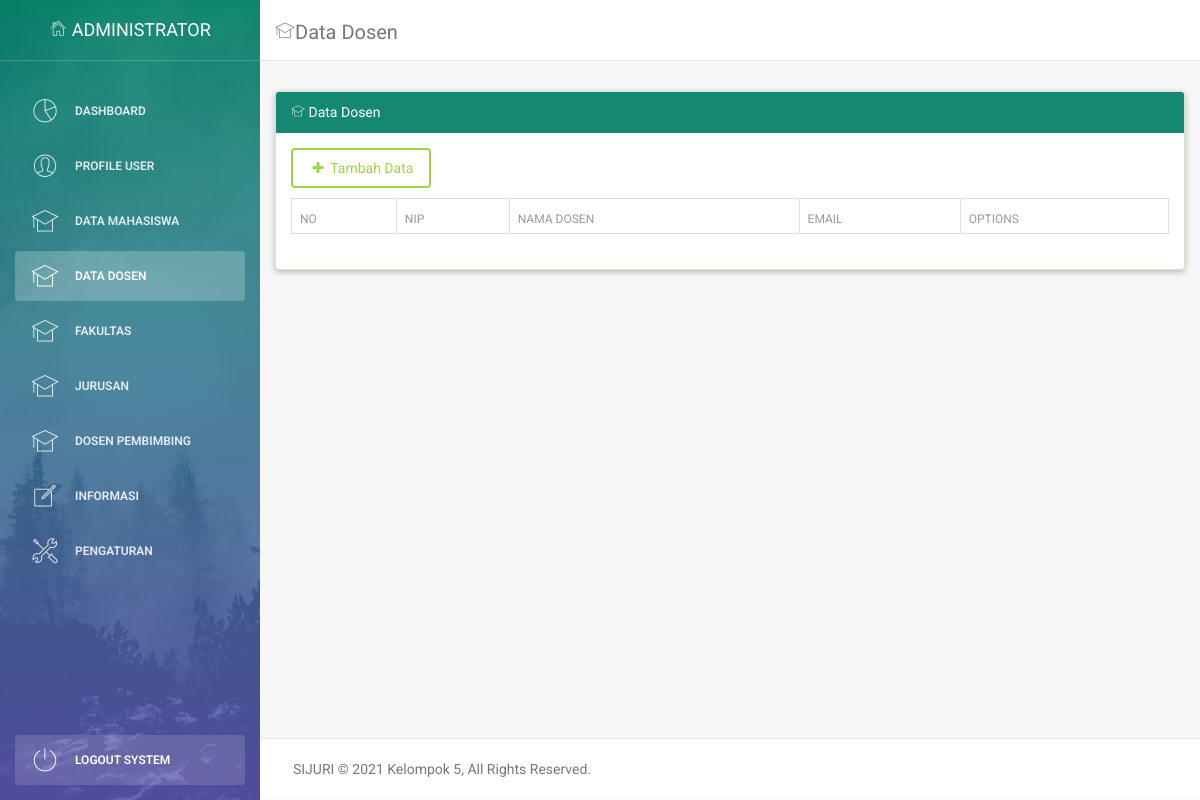
The app's page /auth/media.php?action=data-dosen&success (signed in), older data.
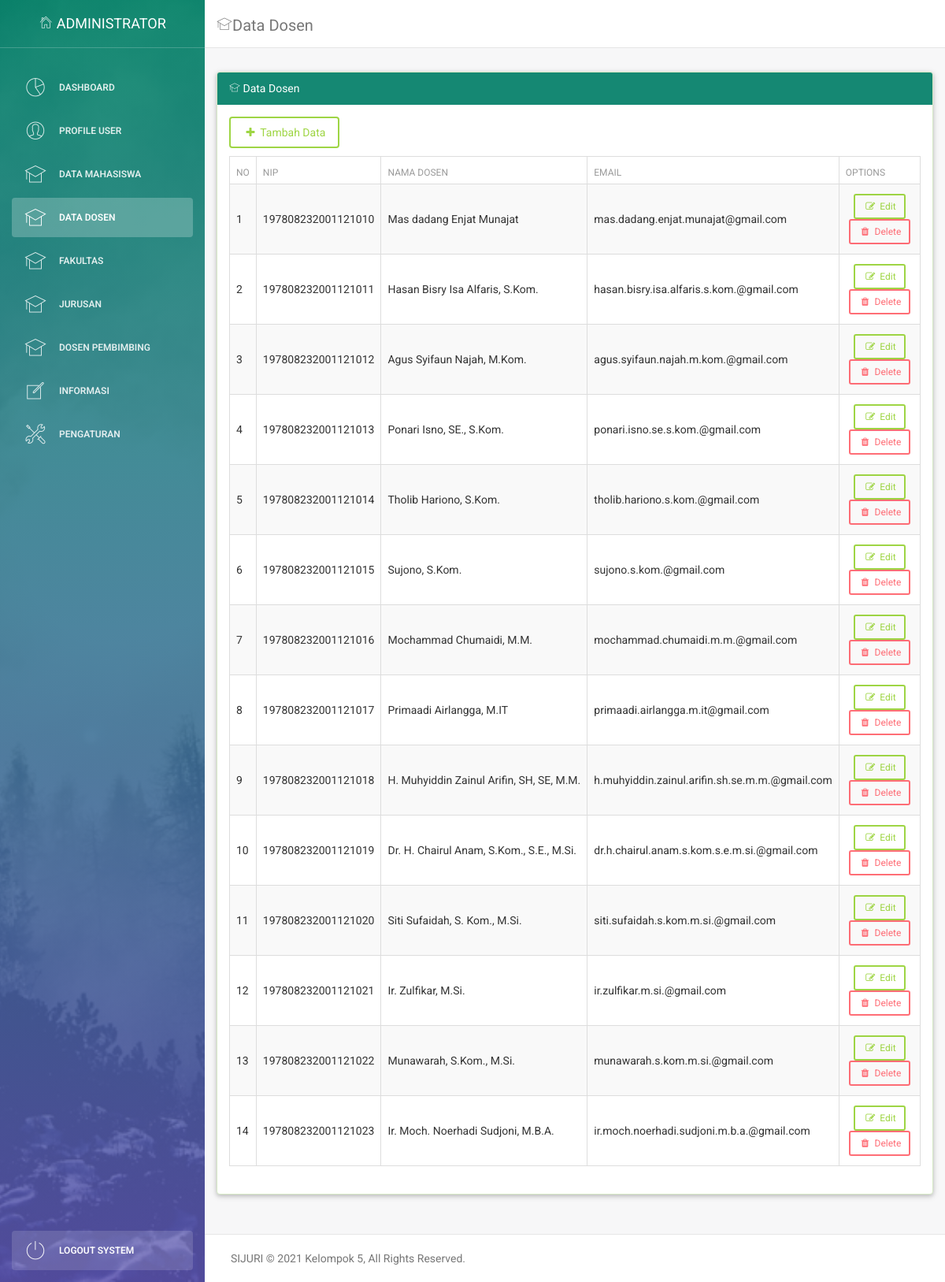
The same page, newer data.
### tables this page shows
CREATE TABLE `tbl_dosen` (
  `nip` varchar(100) NOT NULL,
  `password` varchar(100) NOT NULL,
  `nama_dosen` varchar(100) NOT NULL,
  `tanggal_lahir` date NOT NULL,
  `email` varchar(100) NOT NULL,
  `no_telepon` varchar(100) NOT NULL
);

CREATE TABLE `tbl_pengaturan` (
  `id` int(11) NOT NULL,
  `nama` varchar(50) NOT NULL,
  `isi` text NOT NULL,
  `keterangan` text NOT NULL
);

### library/config.php (called while the page is built, shortened)
<?php
$config = ['base_url' => "http://localhost/aplikasi/project/sijuri/"];

### auth/module/dosen/data-dosen.php (the view, shortened to what this page needs)
<div class="content">
  <div class="container-fluid">
    <div class="row">
      <div class="panel panel-success" style="box-shadow: 0 2px 5px 0 rgba(0, 0, 0, 0.16), 0 2px 10px 0 rgba(0, 0, 0, 0.12);">
        <div class="unwaha-padding panel-heading" style="color:#fff;background-color: #158873;border-color: #158873;"> <i class="pe-7s-study"></i> Data Dosen</div>
        <div class="panel-body">
          <a href="media.php?action=tambah-dosen" class="btn btn-md btn-success" style="margin-bottom:10px"><i class="fa fa-plus"></i> Tambah Data</a>
          <table id="data-table" class="table table-striped table-bordered table-hover">
            <thead>
              <tr>
                <th>No</th>
                <th>NIP</th>
                <th>Nama Dosen</th>
                <th>Email</th>
                <th>Options</th>
              </tr>
            </thead>
            <tbody>
              <?php
              include_once('../library/config.php');
              include('../library/database.php');
              $query = "SELECT * FROM tbl_dosen";
              $result =  mysqli_query($connect, $query);
              $no = 1;
              while ($row = mysqli_fetch_array($result)) {
              ?>
                <tr>
                  <td><?php echo $no; ?></td>
                  <td><?php echo $row['nip'] ?></td>
                  <td><?php echo $row['nama_dosen'] ?></td>
                  <td><?php echo $row['email'] ?></td>
                  <td class="text-center">
                    <a href="media.php?action=edit-dosen&nip=<?php echo $row['nip'] ?>" class="btn btn-sm btn-success"><i class="fa fa-edit"></i> Edit</a>
                    <a href="module/dosen/hapus-dosen.php?&nip=<?php echo $row['nip'] ?>" class="btn btn-sm btn-danger" onclick="return confirm('Apakah anda yakin akan menghapus data dosen ?')"><i class="fa fa-trash"></i> Delete</a>
                  </td>
                </tr>
              <?php
                $no++;
              }
              ?>
            </tbody>
          </table>
        </div>
      </div>
    </div>
  </div>
</div>

### auth/part/header.php (shortened to what this page needs)
<!doctype html>
<html lang="en">
<head>
    <link href="<?php echo $config['base_url'] ?>assets/media/css/bootstrap.min.css" rel="stylesheet" />
    <link href="<?php echo $config['base_url'] ?>assets/media/css/animate.min.css" rel="stylesheet"/>
    <link href="<?php echo $config['base_url'] ?>assets/media/css/light-bootstrap-dashboard.css" rel="stylesheet"/>
    <link href="<?php echo $config['base_url'] ?>assets/media/css/jquery.dataTables.min.css" rel="stylesheet" />
    <link href="<?php echo $config['base_url'] ?>assets/media/css/demo.css" rel="stylesheet" />
    <link href="http://maxcdn.bootstrapcdn.com/font-awesome/4.2.0/css/font-awesome.min.css" rel="stylesheet">
    <link href="<?php echo $config['base_url'] ?>assets/media/css/pe-icon-7-stroke.css" rel="stylesheet" />
</head>
<body>
<div class="wrapper">

### auth/media.php (shortened to what this page needs)
<?php
include('../library/database.php');
include('../library/config.php');
include('part/header.php');
$title = "";
$main_content = "";
$icon = "";
if (!isset($_GET['action'])) {
    $icon = '<i class="pe-7s-graph"></i>';
    $title = 'Dashboard';
    $main_content = "module/dashboard.php";
} else {
    if ($_GET['action'] == "dashboard") {
        $main_content = "module/dashboard.php";
        $icon = '<i class="pe-7s-graph"></i>';
        $title = 'Dashboard';
    } elseif ($_GET['action'] == "profile") {
        $main_content = "module/profile.php";
        $icon = '<i class="pe-7s-user"></i>';
        $title = 'User Profile';
    } elseif ($_GET['action'] == "data-pengajuan-judul") {
        $icon = '<i class="pe-7s-server"></i>';
        $title = 'Data Pengajuan Judul';
        $main_content = "module/data-pengajuan-judul.php";
    } elseif ($_GET['action'] == "informasi") {
        $main_content = "module/data-informasi.php";
        $icon = '<i class="pe-7s-note"></i>';
        $title = 'Informasi';
    } elseif ($_GET['action'] == "data-mahasiswa") {
        $icon = '<i class="pe-7s-study"></i>';
        $title = 'Data Mahasiswa';
        $main_content = "module/mahasiswa/data-mahasiswa.php";
    } elseif ($_GET['action'] == "tambah-mahasiswa") {
        $icon = '<i class="pe-7s-study"></i>';
        $title = 'Tambah Mahasiswa';
        $main_content = "module/mahasiswa/tambah-mahasiswa.php";
    } elseif ($_GET['action'] == "edit-mahasiswa") {
        $icon = '<i class="pe-7s-study"></i>';
        $title = 'Edit Mahasiswa';
        $main_content = "module/mahasiswa/edit-mahasiswa.php";
    } elseif ($_GET['action'] == "hapus-mahasiswa") {
        $icon = '<i class="pe-7s-study"></i>';
        $title = 'Hapus Mahasiswa';
        $main_content = "module/mahasiswa/hapus-mahasiswa.php";
    }
    elseif ($_GET['action'] == "data-dosen") {
        $icon = '<i class="pe-7s-study"></i>';
        $title = 'Data Dosen';
        $main_content = "module/dosen/data-dosen.php";
    } elseif ($_GET['action'] == "tambah-dosen") {
        $icon = '<i class="pe-7s-study"></i>';
        $title = 'Tambah Dosen';
        $main_content = "module/dosen/tambah-dosen.php";
    } elseif ($_GET['action'] == "edit-dosen") {
        $icon = '<i class="pe-7s-study"></i>';
        $title = 'Edit Dosen';
        $main_content = "module/dosen/edit-dosen.php";
    } elseif ($_GET['action'] == "hapus-dosen") {
        $icon = '<i class="pe-7s-study"></i>';
        $title = 'Hapus Dosen';
        $main_content = "module/dosen/hapus-dosen.php";
    }
    elseif ($_GET['action'] == "fakultas") {
        $icon = '<i class="pe-7s-note"></i>';
        $title = 'Fakultas';
        $main_content = "module/fakultas/data-fakultas.php";
    } elseif ($_GET['action'] == "tambah-fakultas") {
        $icon = '<i class="pe-7s-note"></i>';
        $title = 'Tambah Fakultas';
        $main_content = "module/fakultas/tambah-fakultas.php";
    } elseif ($_GET['action'] == "edit-fakultas") {
        $icon = '<i class="pe-7s-note"></i>';
        $title = 'Edit Fakultas';
        $main_content = "module/fakultas/edit-fakultas.php";
    }
    elseif ($_GET['action'] == "jurusan") {
        $icon = '<i class="pe-7s-note"></i>';
        $title = 'Jurusan';
        $main_content = "module/jurusan/data-jurusan.php";
    } elseif ($_GET['action'] == "tambah-jurusan") {
        $icon = '<i class="pe-7s-note"></i>';
        $title = 'Tambah Jurusan';
        $main_content = "module/jurusan/tambah-jurusan.php";
    } elseif ($_GET['action'] == "edit-jurusan") {
        $icon = '<i class="pe-7s-note"></i>';
        $title = 'Edit Jurusan';
        $main_content = "module/jurusan/edit-jurusan.php";
    }
    elseif ($_GET['action'] == "dosen-pembimbing") {
        $icon = '<i class="pe-7s-note"></i>';
        $title = 'Dosen Pembimbing';
        $main_content = "module/pembimbing/data-pembimbing.php";
    } elseif ($_GET['action'] == "tambah-pembimbing") {
        $icon = '<i class="pe-7s-note"></i>';
        $title = 'Tambah pembimbing';
        $main_content = "module/pembimbing/tambah-pembimbing.php";
    }
    elseif ($_GET['action'] == "pengaturan") {
        $icon = '<i class="pe-7s-note"></i>';
        $title = 'Pengaturan';
        $main_content = "module/pengaturan/data-pengaturan.php";
    } elseif ($_GET['action'] == "tambah-pembimbing") {
        $icon = '<i class="pe-7s-note"></i>';
        $title = 'Tambah pembimbing';
        $main_content = "module/pembimbing/tambah-pembimbing.php";
    }
}
$footer_title = 'SIJURI © 2021 Kelompok 5, All Rights Reserved.';
$result =  mysqli_query($connect, "SELECT isi FROM tbl_pengaturan WHERE nama='footer'");
if ($result->num_rows > 0) {
    while ($row = mysqli_fetch_array($result)) {
        $footer_title = $row['isi'];
    }
} else {
    $result =  mysqli_query($connect, "INSERT INTO tbl_pengaturan (id, nama, isi, keterangan) VALUES (NULL, 'footer','$footer_title' , 'Mengatur Footer Aplikasi')");
}
include('part/sidebar.php');
include('part/navbar.php');
if (file_exists($main_content)) require $main_content;
else  echo "<script>window.location.href = '../404.html?back=auth'; </script>";
include('part/footer.php');

### auth/part/sidebar.php (shortened to what this page needs)
<div class="sidebar" data-color="purple" data-image="<?php echo $config['base_url'] ?>assets/media/img/sidebar-5.jpg">
    <div class="sidebar-wrapper">
        <div class="logo">
            <a href="media.php?ref=dashboard" class="simple-text">
                <i class="pe-7s-home"></i> Administrator
            </a>
        </div>
        <ul class="nav">
            <li <?= in_array($title, ['Dashboard']) ? 'class="active"' : '' ?>>
                <a href="media.php?action=dashboard">
                    <i class="pe-7s-graph"></i>
                    <p>Dashboard</p>
                </a>
            </li>
            <li <?= in_array($title, ['User Profile']) ? 'class="active"' : '' ?>>
                <a href="media.php?action=profile">
                    <i class="pe-7s-user"></i>
                    <p>Profile User</p>
                </a>
            </li>
            <li <?= in_array($title, ['Data Mahasiswa', 'Tambah Mahasiswa', 'Edit Mahasiswa', 'Hapus Mahasiswa']) ? 'class="active"' : '' ?>>
                <a href="media.php?action=data-mahasiswa">
                    <i class="pe-7s-study"></i>
                    <p>Data Mahasiswa</p>
                </a>
            </li>
            <li <?= in_array($title, ['Data Dosen', 'Tambah Dosen', 'Edit Dosen', 'Hapus Dosen']) ? 'class="active"' : '' ?>>
                <a href="media.php?action=data-dosen">
                    <i class="pe-7s-study"></i>
                    <p>Data Dosen</p>
                </a>
            </li>
            <li <?= in_array($title, ['Fakultas', 'Tambah Fakultas', 'Edit Fakultas']) ? 'class="active"' : '' ?>>
                <a href="media.php?action=fakultas">
                    <i class="pe-7s-study"></i>
                    <p>Fakultas</p>
                </a>
            </li>
            <li <?= in_array($title, ['Jurusan', 'Tambah Jurusan', 'Edit Jurusan']) ? 'class="active"' : '' ?>>
                <a href="media.php?action=jurusan">
                    <i class="pe-7s-study"></i>
                    <p>Jurusan</p>
                </a>
            </li>
            <li <?= in_array($title, ['dosen-pembimbing']) ? 'class="active"' : '' ?>>
                <a href="media.php?action=dosen-pembimbing">
                    <i class="pe-7s-study"></i>
                    <p>Dosen Pembimbing</p>
                </a>
            </li>
            <li <?= in_array($title, ['Informasi']) ? 'class="active"' : '' ?>>
                <a href="media.php?action=informasi">
                    <i class="pe-7s-note"></i>
                    <p>Informasi</p>
                </a>
            </li>
            <li <?= in_array($title, ['Pengaturan']) ? 'class="active"' : '' ?>>
                <a href="media.php?action=pengaturan">
                    <i class="pe-7s-tools"></i>
                    <p>Pengaturan</p>
                </a>
            </li>
            <li class="active-pro">
                <a href="conf/logout.php">
                    <i class="pe-7s-power"></i>
                    <p>Logout System</p>
                </a>
            </li>
        </ul>
    </div>
</div>

### auth/part/navbar.php (shortened to what this page needs)
<div class="main-panel">
    <nav class="navbar navbar-default navbar-fixed">
        <div class="container-fluid">
            <div class="navbar-header">
                <a class="navbar-brand" href="#"><?php print $icon . $title ?></a>
            </div>
            <div class="collapse navbar-collapse">
            </div>
        </div>
    </nav>

### auth/part/footer.php (shortened to what this page needs)
<footer class="footer">
    <div class="container-fluid">
        <p class="copyright pull-left">
            <?= $footer_title ?>
        </p>
    </div>
</footer>
</div>
</div>
</body>
</html>

### assets/media/css/demo.css (style rules this page uses)
.sidebar .nav > li.active-pro { position: absolute; width: 100%; bottom: 10px; }
.sidebar .nav > li.active-pro a { background: rgba(255, 255, 255, 0.14); opacity: 1; color: #FFFFFF; }

Row changes from the older to the newer data that the page shows:
added tbl_dosen: nip "197808232001121010", nama_dosen "Mas dadang Enjat Munajat", email "mas.dadang.enjat.munajat@gmail.com"
added tbl_dosen: nip "197808232001121011", nama_dosen "Hasan Bisry Isa Alfaris, S.Kom.", email "hasan.bisry.isa.alfaris.s.kom.@gmail.com"
added tbl_dosen: nip "197808232001121012", nama_dosen "Agus Syifaun Najah, M.Kom.", email "agus.syifaun.najah.m.kom.@gmail.com"
added tbl_dosen: nip "197808232001121013", nama_dosen "Ponari Isno, SE., S.Kom.", email "ponari.isno.se.s.kom.@gmail.com"
added tbl_dosen: nip "197808232001121014", nama_dosen "Tholib Hariono, S.Kom.", email "tholib.hariono.s.kom.@gmail.com"
added tbl_dosen: nip "197808232001121015", nama_dosen "Sujono, S.Kom.", email "sujono.s.kom.@gmail.com"
added tbl_dosen: nip "197808232001121016", nama_dosen "Mochammad Chumaidi, M.M.", email "mochammad.chumaidi.m.m.@gmail.com"
added tbl_dosen: nip "197808232001121017", nama_dosen "Primaadi Airlangga, M.IT", email "primaadi.airlangga.m.it@gmail.com"
added tbl_dosen: nip "197808232001121018", nama_dosen "H. Muhyiddin Zainul Arifin, SH, SE, M.M.", email "h.muhyiddin.zainul.arifin.sh.se.m.m.@gmail.com"
added tbl_dosen: nip "197808232001121019", nama_dosen "Dr. H. Chairul Anam, S.Kom., S.E., M.Si.", email "dr.h.chairul.anam.s.kom.s.e.m.si.@gmail.com"
added tbl_dosen: nip "197808232001121020", nama_dosen "Siti Sufaidah, S. Kom., M.Si.", email "siti.sufaidah.s.kom.m.si.@gmail.com"
added tbl_dosen: nip "197808232001121021", nama_dosen "Ir. Zulfikar, M.Si.", email "ir.zulfikar.m.si.@gmail.com"
added tbl_dosen: nip "197808232001121022", nama_dosen "Munawarah, S.Kom., M.Si.", email "munawarah.s.kom.m.si.@gmail.com"
added tbl_dosen: nip "197808232001121023", nama_dosen "Ir. Moch. Noerhadi Sudjoni, M.B.A.", email "ir.moch.noerhadi.sudjoni.m.b.a.@gmail.com"
added tbl_pengaturan: isi "SIJURI © 2021 Kelompok 5, All Rights Reserved."
Text that changed along with them:
$footer_title: "SIJURI © 2021 Kelompok 5, All Rights Reserved." → (not shown)
